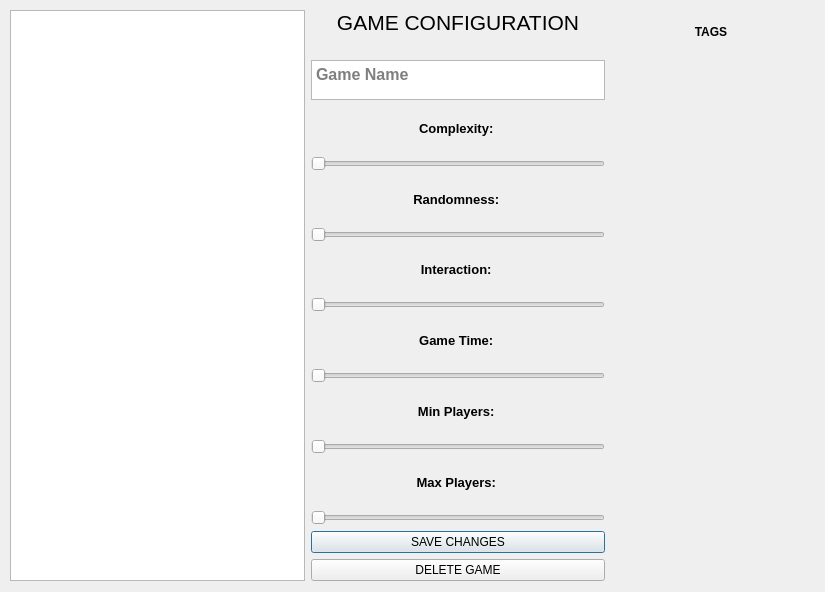
<?xml version="1.0" encoding="UTF-8"?>
<ui version="4.0">
 <class>GameView</class>
 <widget class="QDialog" name="GameView">
  <property name="geometry">
   <rect>
    <x>0</x>
    <y>0</y>
    <width>825</width>
    <height>592</height>
   </rect>
  </property>
  <property name="mouseTracking">
   <bool>false</bool>
  </property>
  <property name="windowTitle">
   <string>Dialog</string>
  </property>
  <widget class="QWidget" name="layoutWidget">
   <property name="geometry">
    <rect>
     <x>10</x>
     <y>10</y>
     <width>801</width>
     <height>571</height>
    </rect>
   </property>
   <layout class="QGridLayout" name="gridLayout">
    <item row="3" column="1">
     <widget class="QSlider" name="horizontalSlider_1">
      <property name="maximum">
       <number>5</number>
      </property>
      <property name="orientation">
       <enum>Qt::Horizontal</enum>
      </property>
     </widget>
    </item>
    <item row="14" column="1">
     <widget class="QPushButton" name="editButton">
      <property name="text">
       <string>SAVE CHANGES</string>
      </property>
     </widget>
    </item>
    <item row="8" column="1">
     <widget class="QLabel" name="sLabel4">
      <property name="font">
       <font>
        <pointsize>10</pointsize>
        <weight>75</weight>
        <bold>true</bold>
       </font>
      </property>
      <property name="text">
       <string>Game Time: </string>
      </property>
      <property name="textFormat">
       <enum>Qt::AutoText</enum>
      </property>
      <property name="alignment">
       <set>Qt::AlignCenter</set>
      </property>
     </widget>
    </item>
    <item row="7" column="1">
     <widget class="QSlider" name="horizontalSlider_3">
      <property name="maximum">
       <number>5</number>
      </property>
      <property name="orientation">
       <enum>Qt::Horizontal</enum>
      </property>
     </widget>
    </item>
    <item row="13" column="1">
     <widget class="QSlider" name="horizontalSlider_6">
      <property name="maximum">
       <number>9</number>
      </property>
      <property name="orientation">
       <enum>Qt::Horizontal</enum>
      </property>
     </widget>
    </item>
    <item row="0" column="3">
     <widget class="QLabel" name="label_tags">
      <property name="minimumSize">
       <size>
        <width>200</width>
        <height>0</height>
       </size>
      </property>
      <property name="font">
       <font>
        <weight>75</weight>
        <bold>true</bold>
       </font>
      </property>
      <property name="text">
       <string>TAGS</string>
      </property>
      <property name="alignment">
       <set>Qt::AlignCenter</set>
      </property>
     </widget>
    </item>
    <item row="12" column="1">
     <widget class="QLabel" name="sLabel6">
      <property name="font">
       <font>
        <pointsize>10</pointsize>
        <weight>75</weight>
        <bold>true</bold>
       </font>
      </property>
      <property name="text">
       <string>Max Players: </string>
      </property>
      <property name="textFormat">
       <enum>Qt::AutoText</enum>
      </property>
      <property name="alignment">
       <set>Qt::AlignCenter</set>
      </property>
     </widget>
    </item>
    <item row="1" column="1">
     <widget class="QTextEdit" name="nameEdit">
      <property name="sizePolicy">
       <sizepolicy hsizetype="Expanding" vsizetype="Preferred">
        <horstretch>0</horstretch>
        <verstretch>0</verstretch>
       </sizepolicy>
      </property>
      <property name="maximumSize">
       <size>
        <width>44234</width>
        <height>40</height>
       </size>
      </property>
      <property name="font">
       <font>
        <pointsize>12</pointsize>
        <weight>75</weight>
        <bold>true</bold>
       </font>
      </property>
      <property name="placeholderText">
       <string>Game Name</string>
      </property>
     </widget>
    </item>
    <item row="10" column="1">
     <widget class="QLabel" name="sLabel5">
      <property name="font">
       <font>
        <pointsize>10</pointsize>
        <weight>75</weight>
        <bold>true</bold>
       </font>
      </property>
      <property name="text">
       <string>Min Players: </string>
      </property>
      <property name="textFormat">
       <enum>Qt::AutoText</enum>
      </property>
      <property name="alignment">
       <set>Qt::AlignCenter</set>
      </property>
     </widget>
    </item>
    <item row="0" column="0" rowspan="16">
     <widget class="QGraphicsView" name="graphicsView"/>
    </item>
    <item row="5" column="1">
     <widget class="QSlider" name="horizontalSlider_2">
      <property name="maximum">
       <number>5</number>
      </property>
      <property name="orientation">
       <enum>Qt::Horizontal</enum>
      </property>
     </widget>
    </item>
    <item row="0" column="1">
     <widget class="QLabel" name="label">
      <property name="font">
       <font>
        <pointsize>16</pointsize>
        <weight>50</weight>
        <bold>false</bold>
       </font>
      </property>
      <property name="text">
       <string>GAME CONFIGURATION</string>
      </property>
      <property name="alignment">
       <set>Qt::AlignHCenter|Qt::AlignTop</set>
      </property>
     </widget>
    </item>
    <item row="11" column="1">
     <widget class="QSlider" name="horizontalSlider_5">
      <property name="maximum">
       <number>5</number>
      </property>
      <property name="orientation">
       <enum>Qt::Horizontal</enum>
      </property>
     </widget>
    </item>
    <item row="6" column="1">
     <widget class="QLabel" name="sLabel3">
      <property name="font">
       <font>
        <pointsize>10</pointsize>
        <weight>75</weight>
        <bold>true</bold>
       </font>
      </property>
      <property name="text">
       <string>Interaction: </string>
      </property>
      <property name="textFormat">
       <enum>Qt::AutoText</enum>
      </property>
      <property name="alignment">
       <set>Qt::AlignCenter</set>
      </property>
     </widget>
    </item>
    <item row="15" column="1">
     <widget class="QPushButton" name="delButton">
      <property name="text">
       <string>DELETE GAME</string>
      </property>
     </widget>
    </item>
    <item row="9" column="1">
     <widget class="QSlider" name="horizontalSlider_4">
      <property name="maximum">
       <number>5</number>
      </property>
      <property name="orientation">
       <enum>Qt::Horizontal</enum>
      </property>
     </widget>
    </item>
    <item row="4" column="1">
     <widget class="QLabel" name="sLabel2">
      <property name="font">
       <font>
        <pointsize>10</pointsize>
        <weight>75</weight>
        <bold>true</bold>
       </font>
      </property>
      <property name="text">
       <string>Randomness: </string>
      </property>
      <property name="textFormat">
       <enum>Qt::AutoText</enum>
      </property>
      <property name="alignment">
       <set>Qt::AlignCenter</set>
      </property>
     </widget>
    </item>
    <item row="2" column="1">
     <widget class="QLabel" name="sLabel1">
      <property name="font">
       <font>
        <pointsize>10</pointsize>
        <weight>75</weight>
        <bold>true</bold>
       </font>
      </property>
      <property name="text">
       <string>Complexity: </string>
      </property>
      <property name="textFormat">
       <enum>Qt::AutoText</enum>
      </property>
      <property name="alignment">
       <set>Qt::AlignCenter</set>
      </property>
     </widget>
    </item>
    <item row="1" column="3" rowspan="15">
     <layout class="QVBoxLayout" name="tagsLayout"/>
    </item>
   </layout>
  </widget>
 </widget>
 <resources/>
 <connections/>
</ui>
